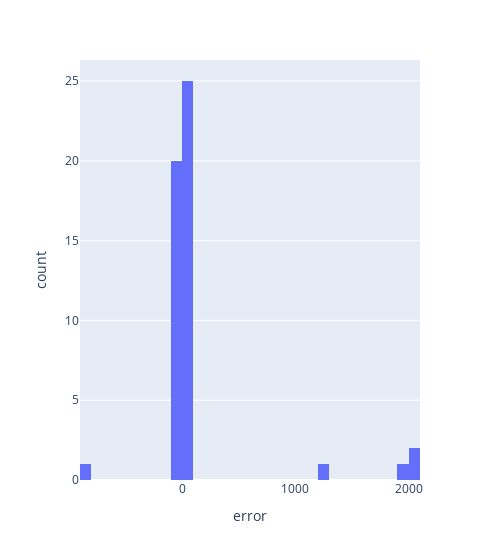

Notebook source saved alongside this figure:
### Code cell
fig = px.histogram(no_digits_match_one_digit_one_digit,nbins=50, x="error")
fig.update_layout(width=500)
fig.show()

### Figure 1 — Plotly figure (JSON) as saved in the notebook; plotly's stock layout.template omitted (floating-point values rounded to 4 significant figures)
{"data": [{"bingroup": "x", "hovertemplate": "error=%{x}<br>count=%{y}<extra></extra>", "legendgroup": "", "marker": {"color": "#636efa", "pattern": {"shape": ""}}, "name": "", "nbinsx": 50, "orientation": "v", "showlegend": false, "type": "histogram", "x": [2, -15, 1270, -1, 4, -7, -4, 1, 33, 3, 4, -1, -1, -2, 6, 2, 16, 14, 10, -7, 3, 1, 7, -1, 16, 2010, -804, 2, -45, 1944, -1, 10, -1, -1, 1, 1, -1, 4, -1, 10, 9, -8, -1, -45, -1, 3, 10, -42, 2000, 15], "xaxis": "x", "yaxis": "y"}], "layout": {"barmode": "relative", "legend": {"tracegroupgap": 0}, "margin": {"t": 60}, "width": 500, "xaxis": {"anchor": "y", "domain": [0, 1], "title": {"text": "error"}}, "yaxis": {"anchor": "x", "domain": [0, 1], "title": {"text": "count"}}}}
